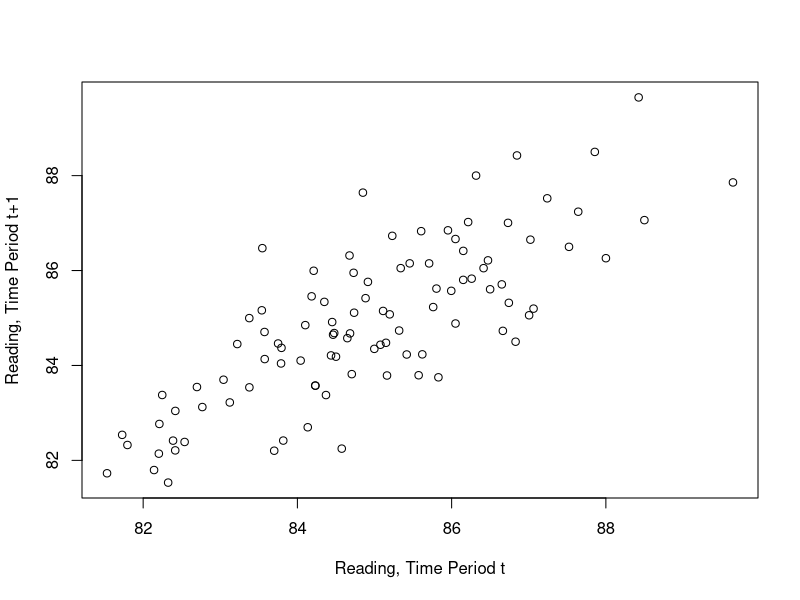
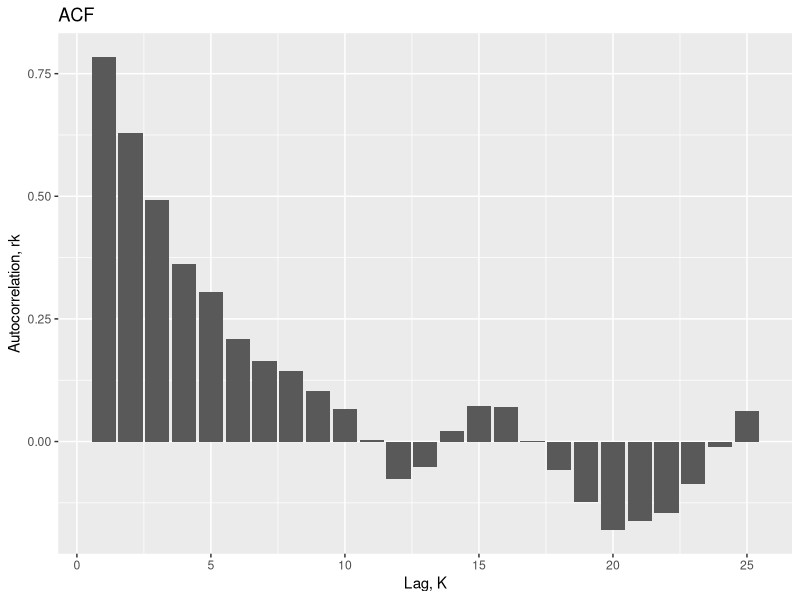

Here is the R script that generated these plots, in order:
## ---- chunk 1

# Data load


viscosity <- read.csv("viscosity.csv", header= T, sep=";")
head(viscosity)
attach(viscosity)

## ---- chunk 2



yHat <- round(mean(Readings),4)
yHat

# just a comment

## ---- chunk 3

t <- Readings[-length(Readings)]
t_1 <- Readings[-1]

plot(t,t_1, xlab="Reading, Time Period t", ylab="Reading, Time Period t+1",)

## ---- chunk 4


# Covariance of the time 0

co <- function(vector){
  
  Co <- c()
  yHat <- mean(vector)
  
  for (i in 1:length(vector)){
  
    Co[i] <- (vector[i]-yHat)*(vector[i]-yHat)
  
  }
  
  Co <- sum(Co)/length(vector)
  Co <- round(Co, 4)
  
  return (Co)
  
}

Co <- co(Readings)
Co
## ---- chunk 5
# Autocovariance lag k = 1

C1 <- c()

for (i in 1:(length(Readings)-1)){
  
  C1[i] <- (Readings[i]-yHat)*(Readings[i+1]-yHat)
  
}
C1 <- sum(C1)/100
C1
## ---- chunk 6

r1 <- C1/Co
r1

## ---- chunk 7
# Autocovariance lag k = 2

C2 <- c()

for (i in 1:(length(Readings)-2)){
  
  C2[i] <- (Readings[i]-yHat)*(Readings[i+2]-yHat)
  
}
C2 <- sum(C2)/100
C2
## ---- chunk 8

# ACF autocorrelation function

ACF <- function(vector,kend = 25){
  
  yHat <- mean(vector)
  Co <- co(vector)
  
  cov_vector <- c()
  rn <- c()
  
  for ( i in 1:kend){
    
    Cn <- c()
    
    for (j in 1:(length(vector)-i)){
  
      Cn[j] <-(vector[j]-yHat)*(vector[j+i]-yHat)
      
    }
    cov_vector[i]<- sum(Cn)/length(vector)
    rn[i] <- cov_vector[i]/Co
  }
  
  #cov_vector < round(cov_vector,4)
  #rn <- round(rn,4)
  result <- data.frame(cov_vector,rn)
  return(result)
  
  
}

## ---- chunk 9

# ACF results

acf <- ACF(Readings)

acf[2]
## ---- chunk 10
library(dplyr)
library(ggplot2)

ggplot(acf, aes(x = seq(1:25), y = rn)) +
  geom_col(position = "identity") + 
  ggtitle("ACF") +
  xlab("Lag, K") + ylab("Autocorrelation, rk")
